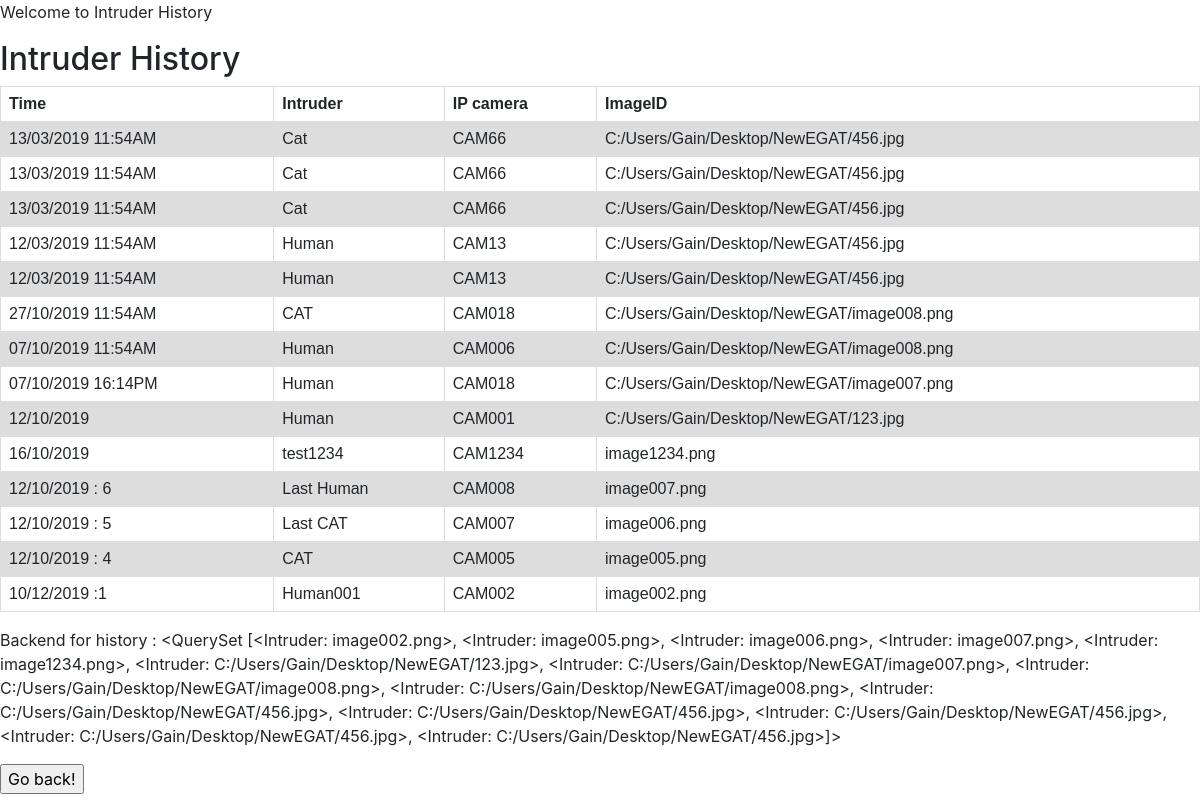
The app's page /test8/, older data.
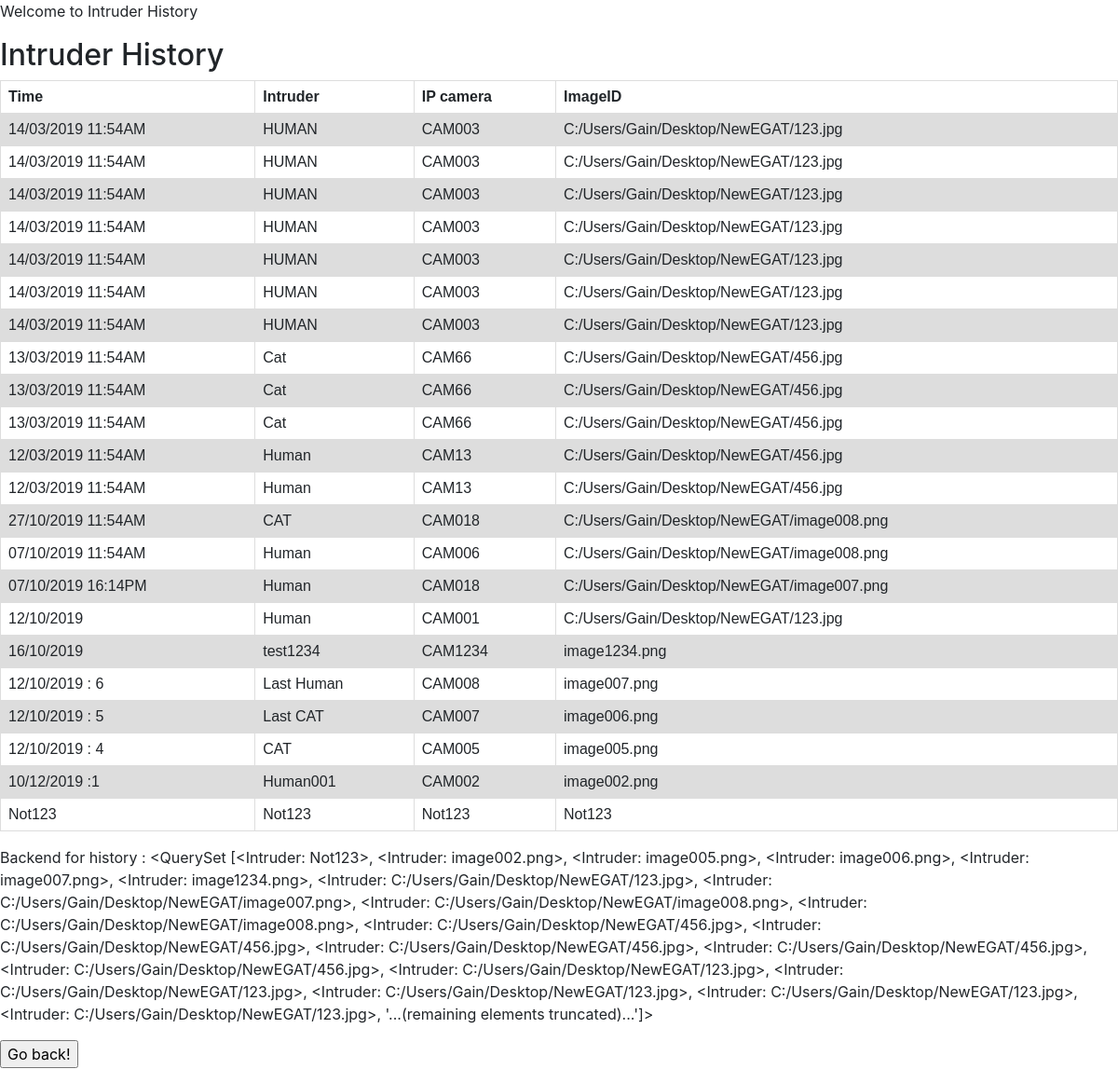
The same page, newer data.
### example/models.py (models this page shows, shortened)
class Intruder(models.Model):
    Intru = models.CharField(max_length=10)
    IPcam = models.CharField(max_length=10)
    Time = models.CharField(max_length=30)
    ImageID = models.CharField(max_length=50)
    def __str__(self):
        return self.ImageID

### example/viewstest.py (the view)
# urls.py: url(r'test8/$', viewstest.test8),
def test8(request) :
    template = loader.get_template('test8.html')
    header_str = 'Intruder History'
    posts = Intruder.objects.all()
    args = {'var8': header_str, 'posts': posts }
    return HttpResponse(template.render(args, request))

### example/templates/test8.html (shortened to what this page needs)
{% extends 'base.html' %}
{% block body %}
<p>
    Welcome to Intruder History
</p>
<body>
    <h2>{{ var8 }}</h2>
    <table>
        <tr>
            <th>Time</th>
            <th>Intruder</th>
            <th>IP camera</th>
            <th>ImageID</th>
        </tr>
        {% for Intruder in posts reversed %}
        <tr>
            <td>{{ Intruder.Time }}</td>
            <td>{{ Intruder.Intru }}</td>
            <td>{{ Intruder.IPcam }}</td>
            <td>{{ Intruder.ImageID }}</td>
        </tr>
        {% endfor %}
    </table>
    <p>Backend for history : {{posts}}</p>
    <p><form>
        <input type="button" value="Go back!" onclick="history.back()">
        </form>
    </p>
</body>
{% endblock %}

Row changes from the older to the newer data that the page shows:
added Intruder: Time "14/03/2019 11:54AM", Intru "HUMAN", IPcam "CAM003", ImageID "C:/Users/Gain/Desktop/NewEGAT/123.jpg"
added Intruder: Time "14/03/2019 11:54AM", Intru "HUMAN", IPcam "CAM003", ImageID "C:/Users/Gain/Desktop/NewEGAT/123.jpg"
added Intruder: Time "14/03/2019 11:54AM", Intru "HUMAN", IPcam "CAM003", ImageID "C:/Users/Gain/Desktop/NewEGAT/123.jpg"
added Intruder: Time "14/03/2019 11:54AM", Intru "HUMAN", IPcam "CAM003", ImageID "C:/Users/Gain/Desktop/NewEGAT/123.jpg"
added Intruder: Time "14/03/2019 11:54AM", Intru "HUMAN", IPcam "CAM003", ImageID "C:/Users/Gain/Desktop/NewEGAT/123.jpg"
added Intruder: Time "14/03/2019 11:54AM", Intru "HUMAN", IPcam "CAM003", ImageID "C:/Users/Gain/Desktop/NewEGAT/123.jpg"
added Intruder: Time "14/03/2019 11:54AM", Intru "HUMAN", IPcam "CAM003", ImageID "C:/Users/Gain/Desktop/NewEGAT/123.jpg"
added Intruder: Time "Not123", Intru "Not123", IPcam "Not123", ImageID "Not123", ImageID.ImageID "<QuerySet [<Intruder: Not123>, <Intruder: image002.png>, <Intruder: image005.png>, <Intruder: image006.png>, <Intruder: image007.png>, <Intruder: image1234.png>, <Intruder: C:/Users/Gain/Desktop/NewEGAT/123.jpg>, <Intruder: C:/Users/Gain/Desktop/NewEGAT/image007.png>, <Intruder: C:/Users/Gain/Desktop/NewEGAT/image008.png>, <Intruder: C:/Users/Gain/Desktop/NewEGAT/image008.png>, <Intruder: C:/Users/Gain/Desktop/NewEGAT/456.jpg>, <Intruder: C:/Users/Gain/Desktop/NewEGAT/456.jpg>, <Intruder: C:/Users/Gain/Desktop/NewEGAT/456.jpg>, <Intruder: C:/Users/Gain/Desktop/NewEGAT/456.jpg>, <Intruder: C:/Users/Gain/Desktop/NewEGAT/456.jpg>, <Intruder: C:/Users/Gain/Desktop/NewEGAT/123.jpg>, <Intruder:…"
Text that changed along with them:
{{ posts }}: "<QuerySet [<Intruder: image002.png>, <Intruder: image005.png>, <Intruder: image006.png>, <Intruder: image007.png>, <Intruder: image1234.png>, <Intruder: C:/Users/Gain/Desktop/NewEGAT/123.jpg>, <Intruder: C:/Users/Gain/Desktop/NewEGAT/image007.png>, <Intruder: C:/Users/Gain/Desktop/NewEGAT/image008.png>, <Intruder: C:/Users/Gain/Desktop/NewEGAT/image008.png>, <Intruder: C:/Users/Gain/Desktop/NewEGAT/456.jpg>, <Intruder: C:/Users/Gain/Desktop/NewEGAT/456.jpg>, <Intruder: C:/Users/Gain/Desktop/NewEGAT/456.jpg>, <Intruder: C:/Users/Gain/Desktop/NewEGAT/456.jpg>, <Intruder: C:/Users/Gain/Desktop/NewEGAT/456.jpg>]>" → "<QuerySet [<Intruder: Not123>, <Intruder: image002.png>, <Intruder: image005.png>, <Intruder: image006.png>, <Intruder: image007.png>, <Intruder: image1234.png>, <Intruder: C:/Users/Gain/Desktop/NewEGAT/123.jpg>, <Intruder: C:/Users/Gain/Desktop/NewEGAT/image007.png>, <Intruder: C:/Users/Gain/Desktop/NewEGAT/image008.png>, <Intruder: C:/Users/Gain/Desktop/NewEGAT/image008.png>, <Intruder: C:/Users/Gain/Desktop/NewEGAT/456.jpg>, <Intruder: C:/Users/Gain/Desktop/NewEGAT/456.jpg>, <Intruder: C:/Users/Gain/Desktop/NewEGAT/456.jpg>, <Intruder: C:/Users/Gain/Desktop/NewEGAT/456.jpg>, <Intruder: C:/Users/Gain/Desktop/NewEGAT/456.jpg>, <Intruder: C:/Users/Gain/Desktop/NewEGAT/123.jpg>, <Intruder:…"
